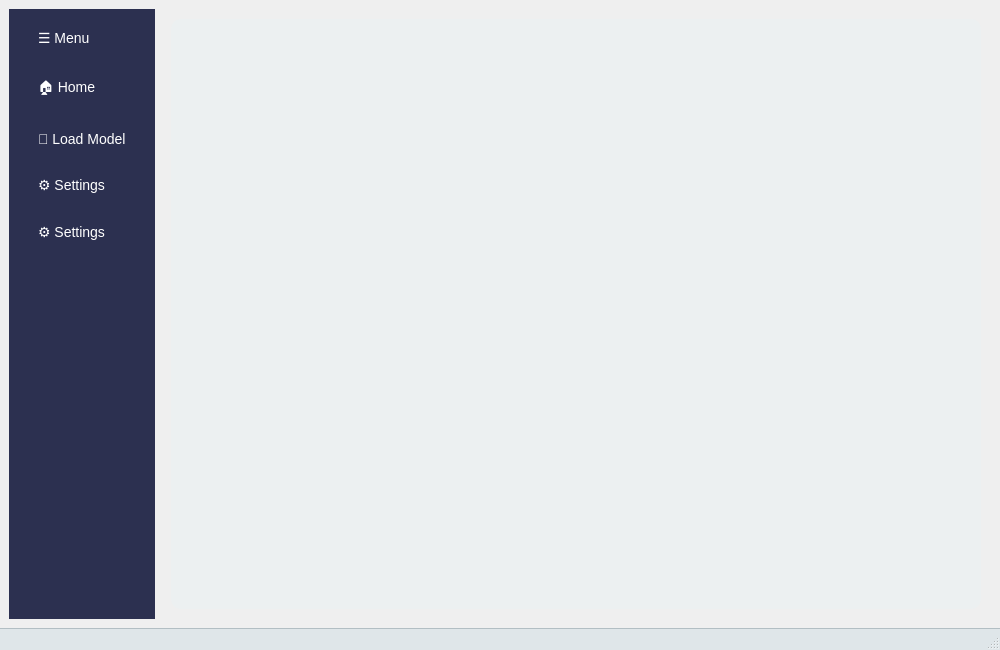
<?xml version="1.0" encoding="UTF-8"?>
<ui version="4.0">
 <class>MainWindow</class>
 <widget class="QMainWindow" name="MainWindow">
  <property name="geometry">
   <rect>
    <x>0</x>
    <y>0</y>
    <width>1000</width>
    <height>650</height>
   </rect>
  </property>
  <property name="windowTitle">
   <string>SlmSlicer</string>
  </property>

  <widget class="QWidget" name="centralwidget">
   <layout class="QHBoxLayout" name="horizontalLayoutMain">

    <!-- Sidebar -->
    <item>
     <widget class="QFrame" name="sideBar">
      <property name="minimumWidth">
       <number>100</number>
      </property>
      <property name="maximumWidth">
       <number>200</number>
      </property>
      <property name="styleSheet">
       <string notr="true">
        QFrame {
            background-color:rgb(44, 48, 80);
        }
        QPushButton {
            color: white;
            background-color: transparent;
            border: none;
            font-size: 14px;
            padding: 12px 20px;
            text-align: left;
        }
        QPushButton:hover {
            background-color: #34495e;
            font-weight: bold;
        }
        QPushButton:pressed {
            background-color: #1abc9c;
        }
       </string>
      </property>
      <layout class="QVBoxLayout" name="verticalLayoutSidebar">
       <item>
        <widget class="QPushButton" name="btnMenu">
         <property name="text">
          <string>☰ Menu</string>
         </property>
        </widget>
       </item>
       <item>
        <widget class="QPushButton" name="btnHome">
         <property name="text">
          <string>🏠 Home</string>
         </property>
        </widget>
       </item>
       <item>
        <widget class="QPushButton" name="btnLoadModel">
         <property name="text">
          <string>📂 Load Model</string>
         </property>
        </widget>
       </item>
       <item>
        <widget class="QPushButton" name="btnSettings">
         <property name="text">
          <string>⚙️ Settings</string>
         </property>
        </widget>
       </item>

       <item>
        <widget class="QPushButton" name="btnSettings">
         <property name="text">
          <string>⚙️ Settings</string>
         </property>
        </widget>
       </item>
       <item>
        <spacer name="verticalSpacerSidebar">
         <property name="orientation">
          <enum>Qt::Vertical</enum>
         </property>
         <property name="sizeHint" stdset="0">
          <size>
           <width>20</width>
           <height>40</height>
          </size>
         </property>
        </spacer>
       </item>
      </layout>
     </widget>
    </item>

    <!-- Main Content -->
    <item>
     <widget class="QFrame" name="frameCenter">
      <property name="styleSheet">
       <string notr="true">
        QFrame {
            background-color: #ecf0f1;
            border-radius: 10px;
            margin: 10px;
        }
       </string>
      </property>
      <layout class="QVBoxLayout" name="verticalLayoutCenter">
       <item>
        <widget class="QStackedWidget" name="stackedWidget"/>
       </item>
      </layout>
     </widget>
    </item>

   </layout>
  </widget>

  <widget class="QStatusBar" name="statusbar">
   <property name="styleSheet">
    <string notr="true">
     QStatusBar {
         background-color: #dfe6e9;
         border-top: 1px solid #b2bec3;
     }
    </string>
   </property>
  </widget>
 </widget>

 <resources/>
 <connections/>
</ui>
